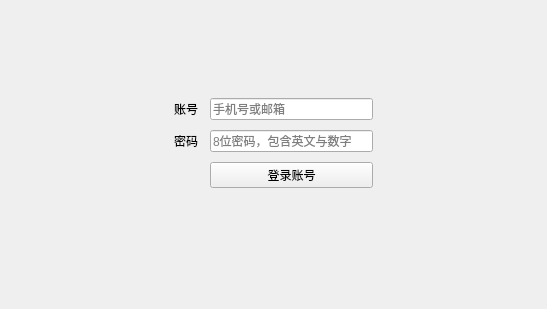
<?xml version="1.0" encoding="UTF-8"?>
<ui version="4.0">
 <class>Form</class>
 <widget class="QWidget" name="Form">
  <property name="windowModality">
   <enum>Qt::WindowModality::NonModal</enum>
  </property>
  <property name="enabled">
   <bool>true</bool>
  </property>
  <property name="geometry">
   <rect>
    <x>0</x>
    <y>0</y>
    <width>547</width>
    <height>309</height>
   </rect>
  </property>
  <property name="sizePolicy">
   <sizepolicy hsizetype="Expanding" vsizetype="Expanding">
    <horstretch>0</horstretch>
    <verstretch>0</verstretch>
   </sizepolicy>
  </property>
  <property name="minimumSize">
   <size>
    <width>172</width>
    <height>125</height>
   </size>
  </property>
  <property name="tabletTracking">
   <bool>false</bool>
  </property>
  <property name="windowTitle">
   <string>药房系统登录</string>
  </property>
  <layout class="QGridLayout" name="gridLayout_2">
   <item row="0" column="0">
    <layout class="QGridLayout" name="gridLayout" columnstretch="0,0,0,0,0">
     <property name="sizeConstraint">
      <enum>QLayout::SizeConstraint::SetDefaultConstraint</enum>
     </property>
     <property name="leftMargin">
      <number>0</number>
     </property>
     <property name="topMargin">
      <number>0</number>
     </property>
     <property name="rightMargin">
      <number>0</number>
     </property>
     <property name="bottomMargin">
      <number>0</number>
     </property>
     <property name="horizontalSpacing">
      <number>12</number>
     </property>
     <property name="verticalSpacing">
      <number>10</number>
     </property>
     <item row="12" column="3">
      <spacer name="verticalSpacer_2">
       <property name="orientation">
        <enum>Qt::Orientation::Vertical</enum>
       </property>
       <property name="sizeHint" stdset="0">
        <size>
         <width>20</width>
         <height>40</height>
        </size>
       </property>
      </spacer>
     </item>
     <item row="0" column="3">
      <spacer name="verticalSpacer">
       <property name="orientation">
        <enum>Qt::Orientation::Vertical</enum>
       </property>
       <property name="sizeHint" stdset="0">
        <size>
         <width>20</width>
         <height>40</height>
        </size>
       </property>
      </spacer>
     </item>
     <item row="7" column="4">
      <spacer name="horizontalSpacer">
       <property name="orientation">
        <enum>Qt::Orientation::Horizontal</enum>
       </property>
       <property name="sizeHint" stdset="0">
        <size>
         <width>40</width>
         <height>20</height>
        </size>
       </property>
      </spacer>
     </item>
     <item row="7" column="0">
      <spacer name="horizontalSpacer_2">
       <property name="orientation">
        <enum>Qt::Orientation::Horizontal</enum>
       </property>
       <property name="sizeHint" stdset="0">
        <size>
         <width>40</width>
         <height>20</height>
        </size>
       </property>
      </spacer>
     </item>
     <item row="7" column="3">
      <widget class="QLineEdit" name="password_le">
       <property name="maximumSize">
        <size>
         <width>16777215</width>
         <height>16777215</height>
        </size>
       </property>
       <property name="maxLength">
        <number>8</number>
       </property>
       <property name="echoMode">
        <enum>QLineEdit::EchoMode::Password</enum>
       </property>
       <property name="placeholderText">
        <string>8位密码，包含英文与数字</string>
       </property>
       <property name="clearButtonEnabled">
        <bool>true</bool>
       </property>
      </widget>
     </item>
     <item row="7" column="1">
      <widget class="QLabel" name="password_lb">
       <property name="text">
        <string>密码</string>
       </property>
       <property name="alignment">
        <set>Qt::AlignmentFlag::AlignCenter</set>
       </property>
      </widget>
     </item>
     <item row="1" column="3">
      <widget class="QLineEdit" name="account_le">
       <property name="layoutDirection">
        <enum>Qt::LayoutDirection::LeftToRight</enum>
       </property>
       <property name="inputMethodHints">
        <set>Qt::InputMethodHint::ImhNone</set>
       </property>
       <property name="inputMask">
        <string/>
       </property>
       <property name="text">
        <string/>
       </property>
       <property name="maxLength">
        <number>16</number>
       </property>
       <property name="dragEnabled">
        <bool>false</bool>
       </property>
       <property name="placeholderText">
        <string>手机号或邮箱</string>
       </property>
       <property name="cursorMoveStyle">
        <enum>Qt::CursorMoveStyle::LogicalMoveStyle</enum>
       </property>
       <property name="clearButtonEnabled">
        <bool>true</bool>
       </property>
      </widget>
     </item>
     <item row="10" column="3">
      <widget class="QPushButton" name="log_on_btn">
       <property name="text">
        <string>登录账号</string>
       </property>
      </widget>
     </item>
     <item row="1" column="1">
      <widget class="QLabel" name="account_lb">
       <property name="minimumSize">
        <size>
         <width>0</width>
         <height>3</height>
        </size>
       </property>
       <property name="text">
        <string>账号</string>
       </property>
       <property name="alignment">
        <set>Qt::AlignmentFlag::AlignCenter</set>
       </property>
      </widget>
     </item>
     <item row="11" column="3">
      <widget class="QLabel" name="tiplb">
       <property name="inputMethodHints">
        <set>Qt::InputMethodHint::ImhNone</set>
       </property>
       <property name="text">
        <string/>
       </property>
       <property name="textFormat">
        <enum>Qt::TextFormat::PlainText</enum>
       </property>
       <property name="alignment">
        <set>Qt::AlignmentFlag::AlignCenter</set>
       </property>
       <property name="textInteractionFlags">
        <set>Qt::TextInteractionFlag::NoTextInteraction</set>
       </property>
      </widget>
     </item>
    </layout>
   </item>
  </layout>
 </widget>
 <resources/>
 <connections/>
</ui>
